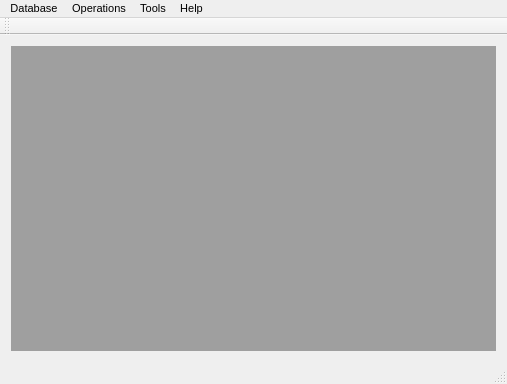
<?xml version="1.0" encoding="UTF-8"?>
<ui version="4.0">
 <class>MainWindow</class>
 <widget class="QMainWindow" name="MainWindow">
  <property name="geometry">
   <rect>
    <x>0</x>
    <y>0</y>
    <width>507</width>
    <height>384</height>
   </rect>
  </property>
  <property name="font">
   <font>
    <pointsize>8</pointsize>
   </font>
  </property>
  <property name="windowTitle">
   <string>Inventory</string>
  </property>
  <property name="windowIcon">
   <iconset resource="resources.qrc">
    <normaloff>:/Icons/icons/Contact.png</normaloff>:/Icons/icons/Contact.png</iconset>
  </property>
  <widget class="QWidget" name="centralWidget">
   <layout class="QGridLayout" name="gridLayout">
    <item row="0" column="0">
     <widget class="QMdiArea" name="mdiArea"/>
    </item>
   </layout>
  </widget>
  <widget class="QMenuBar" name="menuBar">
   <property name="geometry">
    <rect>
     <x>0</x>
     <y>0</y>
     <width>507</width>
     <height>19</height>
    </rect>
   </property>
   <widget class="QMenu" name="menuDatabase">
    <property name="title">
     <string>Database</string>
    </property>
    <property name="separatorsCollapsible">
     <bool>false</bool>
    </property>
    <addaction name="actionUsers"/>
    <addaction name="actionItems"/>
    <addaction name="actionItems_types"/>
    <addaction name="actionItems_status"/>
    <addaction name="actionLocations"/>
    <addaction name="actionDepartments"/>
    <addaction name="actionOperators"/>
    <addaction name="actionScrap"/>
    <addaction name="separator"/>
    <addaction name="actionLogs"/>
    <addaction name="separator"/>
    <addaction name="actionExit"/>
   </widget>
   <widget class="QMenu" name="menuHelp">
    <property name="title">
     <string>Help</string>
    </property>
    <addaction name="actionAbout"/>
    <addaction name="actionAboutQt"/>
    <addaction name="actionLicensing"/>
   </widget>
   <widget class="QMenu" name="menuOperations">
    <property name="title">
     <string>Operations</string>
    </property>
    <addaction name="actionAllocations"/>
    <addaction name="actionReferences"/>
   </widget>
   <widget class="QMenu" name="menuTools">
    <property name="title">
     <string>Tools</string>
    </property>
    <widget class="QMenu" name="menuLanguages">
     <property name="title">
      <string>Languages</string>
     </property>
     <property name="icon">
      <iconset resource="resources.qrc">
       <normaloff>:/Icons/icons/Globe.png</normaloff>:/Icons/icons/Globe.png</iconset>
     </property>
    </widget>
    <addaction name="actionChange_password"/>
    <addaction name="actionSettings"/>
    <addaction name="actionSQL_Browser"/>
    <addaction name="menuLanguages"/>
   </widget>
   <addaction name="menuDatabase"/>
   <addaction name="menuOperations"/>
   <addaction name="menuTools"/>
   <addaction name="menuHelp"/>
  </widget>
  <widget class="QToolBar" name="mainToolBar">
   <attribute name="toolBarArea">
    <enum>TopToolBarArea</enum>
   </attribute>
   <attribute name="toolBarBreak">
    <bool>false</bool>
   </attribute>
  </widget>
  <widget class="QStatusBar" name="statusBar"/>
  <action name="actionExit">
   <property name="icon">
    <iconset resource="resources.qrc">
     <normaloff>:/Icons/icons/Standby.png</normaloff>:/Icons/icons/Standby.png</iconset>
   </property>
   <property name="text">
    <string>Exit</string>
   </property>
  </action>
  <action name="actionUsers">
   <property name="icon">
    <iconset resource="resources.qrc">
     <normaloff>:/Icons/icons/User.png</normaloff>:/Icons/icons/User.png</iconset>
   </property>
   <property name="text">
    <string>Users</string>
   </property>
  </action>
  <action name="actionOpen">
   <property name="icon">
    <iconset resource="resources.qrc">
     <normaloff>:/Icons/icons/Go In.png</normaloff>:/Icons/icons/Go In.png</iconset>
   </property>
   <property name="text">
    <string>Open</string>
   </property>
  </action>
  <action name="actionItems">
   <property name="icon">
    <iconset resource="resources.qrc">
     <normaloff>:/Icons/icons/Computer.png</normaloff>:/Icons/icons/Computer.png</iconset>
   </property>
   <property name="text">
    <string>Items</string>
   </property>
  </action>
  <action name="actionLocations">
   <property name="icon">
    <iconset resource="resources.qrc">
     <normaloff>:/Icons/icons/Home.png</normaloff>:/Icons/icons/Home.png</iconset>
   </property>
   <property name="text">
    <string>Locations</string>
   </property>
  </action>
  <action name="actionOperators">
   <property name="icon">
    <iconset resource="resources.qrc">
     <normaloff>:/Icons/icons/Man.png</normaloff>:/Icons/icons/Man.png</iconset>
   </property>
   <property name="text">
    <string>Operators</string>
   </property>
  </action>
  <action name="actionDepartments">
   <property name="icon">
    <iconset resource="resources.qrc">
     <normaloff>:/Icons/icons/Flag.png</normaloff>:/Icons/icons/Flag.png</iconset>
   </property>
   <property name="text">
    <string>Departments</string>
   </property>
  </action>
  <action name="actionItems_types">
   <property name="icon">
    <iconset resource="resources.qrc">
     <normaloff>:/Icons/icons/Sitemap.png</normaloff>:/Icons/icons/Sitemap.png</iconset>
   </property>
   <property name="text">
    <string>Items types</string>
   </property>
  </action>
  <action name="actionItems_status">
   <property name="icon">
    <iconset resource="resources.qrc">
     <normaloff>:/Icons/icons/Info2.png</normaloff>:/Icons/icons/Info2.png</iconset>
   </property>
   <property name="text">
    <string>Items status</string>
   </property>
  </action>
  <action name="actionAbout">
   <property name="icon">
    <iconset resource="resources.qrc">
     <normaloff>:/Icons/icons/Info.png</normaloff>:/Icons/icons/Info.png</iconset>
   </property>
   <property name="text">
    <string>About</string>
   </property>
  </action>
  <action name="actionAllocations">
   <property name="icon">
    <iconset resource="resources.qrc">
     <normaloff>:/Icons/icons/Puzzle.png</normaloff>:/Icons/icons/Puzzle.png</iconset>
   </property>
   <property name="text">
    <string>Allocations</string>
   </property>
  </action>
  <action name="actionAboutQt">
   <property name="icon">
    <iconset resource="resources.qrc">
     <normaloff>:/Icons/icons/Gear.png</normaloff>:/Icons/icons/Gear.png</iconset>
   </property>
   <property name="text">
    <string>About Qt</string>
   </property>
  </action>
  <action name="actionChange_password">
   <property name="icon">
    <iconset resource="resources.qrc">
     <normaloff>:/Icons/icons/Hand.png</normaloff>:/Icons/icons/Hand.png</iconset>
   </property>
   <property name="text">
    <string>Change password</string>
   </property>
  </action>
  <action name="actionLogs">
   <property name="icon">
    <iconset resource="resources.qrc">
     <normaloff>:/Icons/icons/Write2.png</normaloff>:/Icons/icons/Write2.png</iconset>
   </property>
   <property name="text">
    <string>Logs</string>
   </property>
  </action>
  <action name="actionSettings">
   <property name="icon">
    <iconset resource="resources.qrc">
     <normaloff>:/Icons/icons/Applications.png</normaloff>:/Icons/icons/Applications.png</iconset>
   </property>
   <property name="text">
    <string>Settings</string>
   </property>
  </action>
  <action name="actionSQL_Browser">
   <property name="icon">
    <iconset resource="resources.qrc">
     <normaloff>:/Icons/icons/Database.png</normaloff>:/Icons/icons/Database.png</iconset>
   </property>
   <property name="text">
    <string>SQL Browser</string>
   </property>
  </action>
  <action name="actionEnglish">
   <property name="checkable">
    <bool>true</bool>
   </property>
   <property name="text">
    <string>English</string>
   </property>
  </action>
  <action name="actionBulgarian">
   <property name="checkable">
    <bool>true</bool>
   </property>
   <property name="text">
    <string>Bulgarian</string>
   </property>
  </action>
  <action name="actionScrap">
   <property name="icon">
    <iconset resource="resources.qrc">
     <normaloff>:/Icons/icons/Trash.png</normaloff>:/Icons/icons/Trash.png</iconset>
   </property>
   <property name="text">
    <string>Scrap</string>
   </property>
  </action>
  <action name="actionLicensing">
   <property name="icon">
    <iconset resource="resources.qrc">
     <normaloff>:/Icons/icons/Write2.png</normaloff>:/Icons/icons/Write2.png</iconset>
   </property>
   <property name="text">
    <string>Licensing</string>
   </property>
  </action>
  <action name="actionReferences">
   <property name="icon">
    <iconset resource="resources.qrc">
     <normaloff>:/Icons/icons/Search.png</normaloff>:/Icons/icons/Search.png</iconset>
   </property>
   <property name="text">
    <string>References</string>
   </property>
  </action>
 </widget>
 <layoutdefault spacing="6" margin="11"/>
 <resources>
  <include location="resources.qrc"/>
 </resources>
 <connections>
  <connection>
   <sender>actionExit</sender>
   <signal>activated()</signal>
   <receiver>MainWindow</receiver>
   <slot>close()</slot>
   <hints>
    <hint type="sourcelabel">
     <x>-1</x>
     <y>-1</y>
    </hint>
    <hint type="destinationlabel">
     <x>253</x>
     <y>191</y>
    </hint>
   </hints>
  </connection>
 </connections>
</ui>
